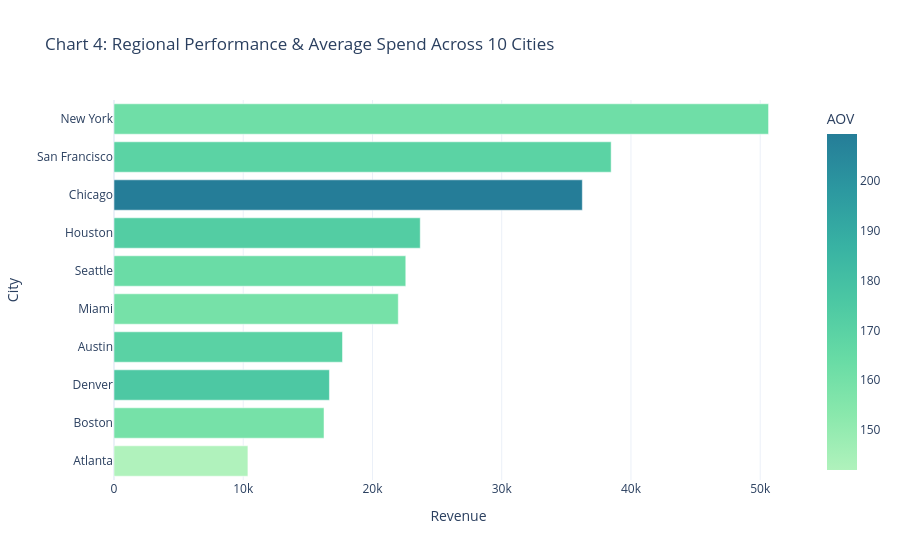

Notebook source saved alongside this figure:
### Code cell
# Chart 4: Regional Market & City-Wise Performance
city_sales = df_clean.groupby('City').agg(
    Revenue=('Total_Amount', 'sum'),
    Orders=('Order_ID', 'nunique'),
    AOV=('Total_Amount', 'mean')
).reset_index().sort_values('Revenue', ascending=True)

fig4 = px.bar(
    city_sales,
    x='Revenue',
    y='City',
    orientation='h',
    color='AOV',
    color_continuous_scale='Tealgrn',
    title='Chart 4: Regional Performance & Average Spend Across 10 Cities'
)
fig4.update_layout(template='plotly_white')
fig4.show()

### Figure 1 — Plotly figure (JSON) as saved in the notebook; plotly's stock layout.template omitted (floating-point values rounded to 4 significant figures)
{"data": [{"hovertemplate": "Revenue=%{x}<br>City=%{y}<br>AOV=%{marker.color}<extra></extra>", "legendgroup": "", "marker": {"color": [141.9, 159.3, 175.5, 170.0, 159.4, 163.6, 173.0, 209.5, 169.5, 161.8], "coloraxis": "coloraxis", "pattern": {"shape": ""}}, "name": "", "orientation": "h", "showlegend": false, "textposition": "auto", "type": "bar", "x": [10360.0, 16250.0, 16670.0, 17680.0, 22000.0, 22580.0, 23700.0, 36240.0, 38470.0, 50650.0], "xaxis": "x", "y": ["Atlanta", "Boston", "Denver", "Austin", "Miami", "Seattle", "Houston", "Chicago", "San Francisco", "New York"], "yaxis": "y"}], "layout": {"barmode": "relative", "coloraxis": {"autocolorscale": false, "colorbar": {"title": {"text": "AOV"}}, "colorscale": [[0.0, "rgb(176, 242, 188)"], [0.1667, "rgb(137, 232, 172)"], [0.3333, "rgb(103, 219, 165)"], [0.5, "rgb(76, 200, 163)"], [0.6667, "rgb(56, 178, 163)"], [0.8333, "rgb(44, 152, 160)"], [1.0, "rgb(37, 125, 152)"]]}, "legend": {"tracegroupgap": 0}, "title": {"text": "Chart 4: Regional Performance & Average Spend Across 10 Cities"}, "xaxis": {"anchor": "y", "domain": [0.0, 1.0], "title": {"text": "Revenue"}}, "yaxis": {"anchor": "x", "domain": [0.0, 1.0], "title": {"text": "City"}}}}
